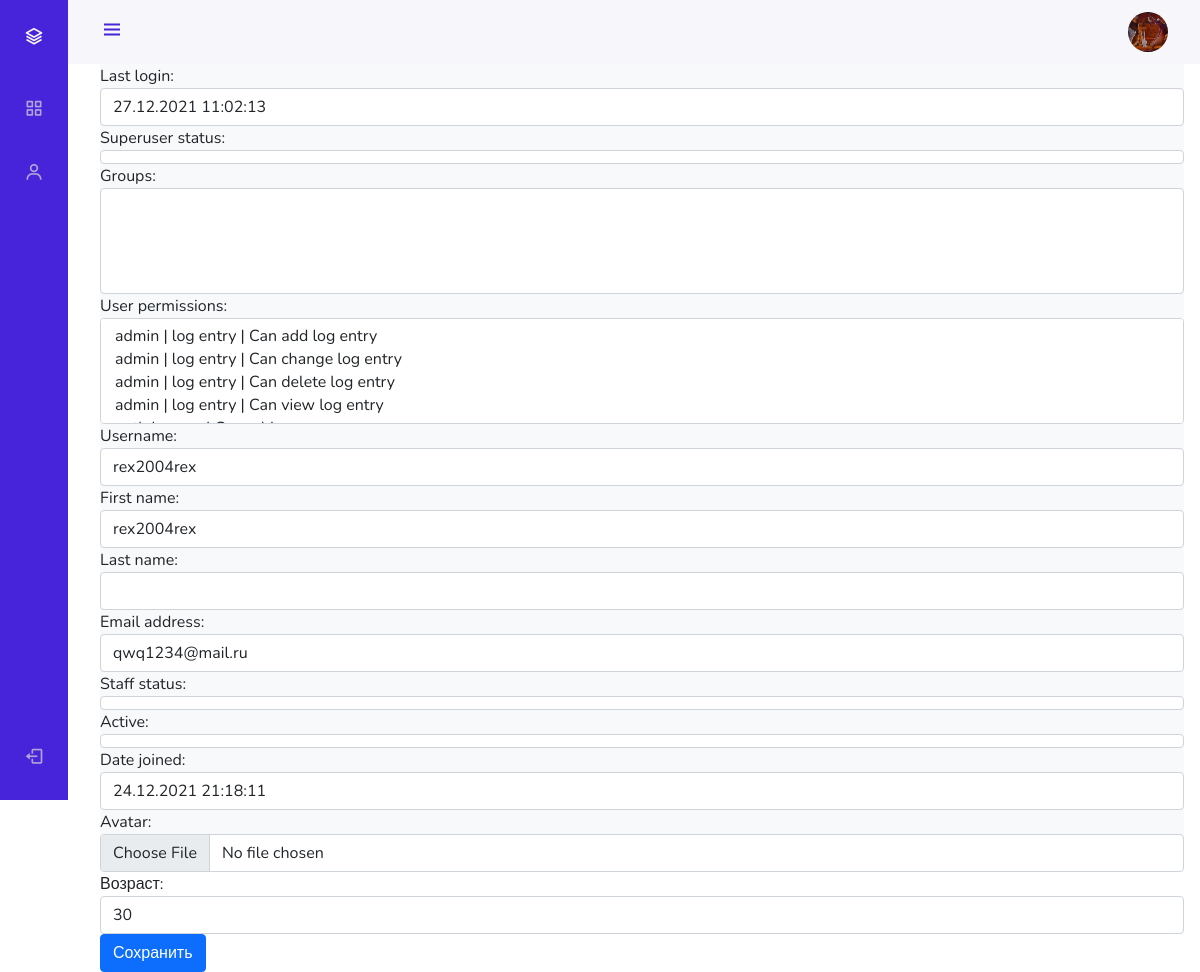
Page /admin_staff/users/update/3/ (signed in) on the earlier database version.
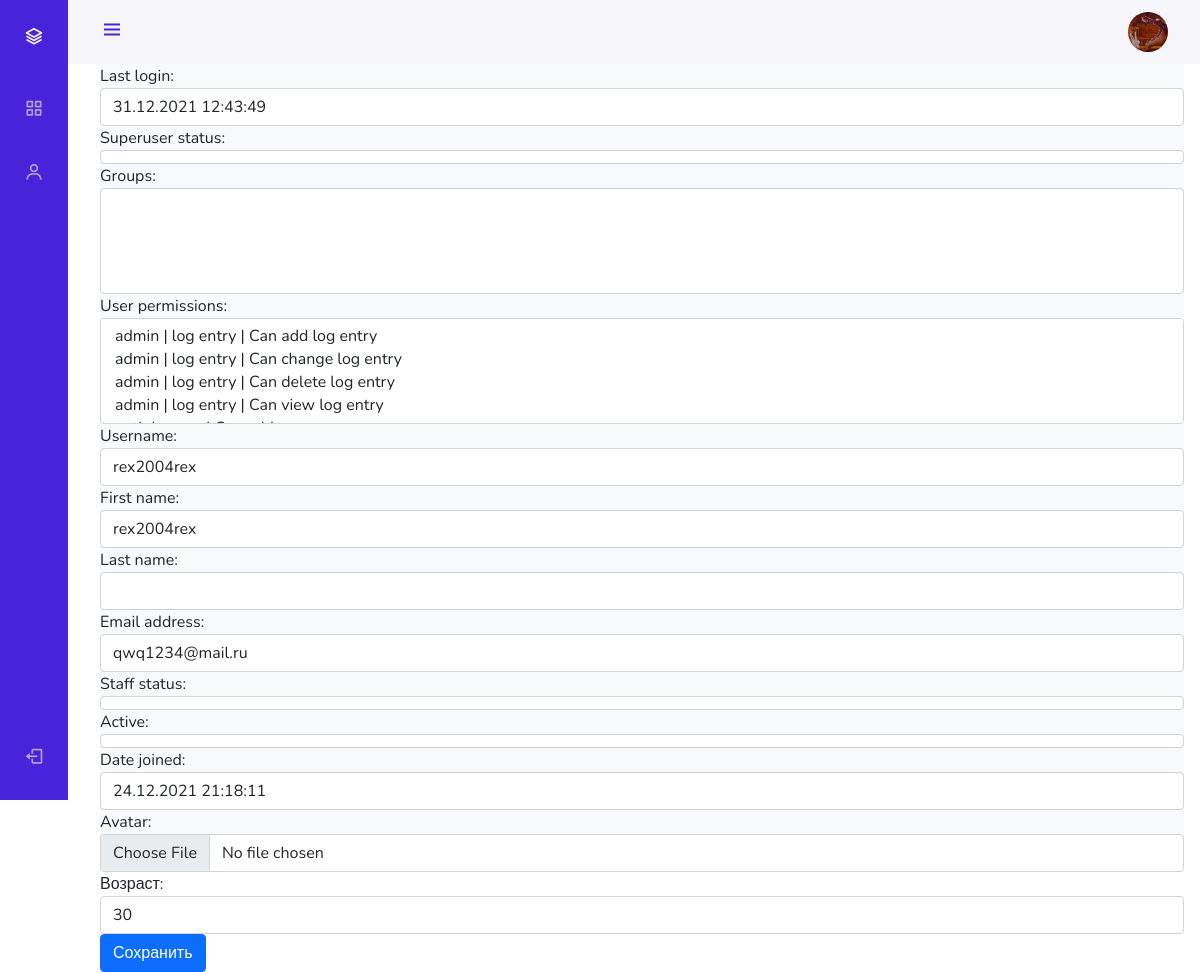
Same page on the later database version.
### authapp/models.py (models this page shows)
class ShopUser(AbstractUser):
    avatar = models.ImageField(upload_to='users_avatars', blank=True)
    age = models.PositiveIntegerField(verbose_name='возраст')

### adminapp/views.py (the view)
# urls.py: path('users/update/<int:pk>/', adminapp.user_update, name='user_update'),
@user_passes_test(lambda u: u.is_superuser)
def user_update(request, pk):
    title = 'пользователи/редактирование'
    edit_user = get_object_or_404(ShopUser, pk=pk)
    if request.method == 'POST':
        edit_form = ShopUserAdminEditForm(request.POST, request.FILES, instance=edit_user)
        if edit_form.is_valid():
            edit_form.save()
            return HttpResponseRedirect(reverse('admin_staff:user_update', args=[edit_user.pk]))
    else:
        edit_form = ShopUserAdminEditForm(instance=edit_user)
    context = {
        'title': title,
        'user_form': edit_form,
    }
    return render(request, 'adminapp/user_update.html', context)

### adminapp/forms.py
class ShopUserAdminEditForm(ShopUserEditForm):
    class Meta:
        model = ShopUser
        fields = '__all__'

### adminapp/templates/adminapp/user_update.html (shortened to what this page needs)
{% extends 'adminapp/base.html' %}
{% load static %}
{% block content %}
    <form class="form-horizontal" method="post" enctype="multipart/form-data">
        {{ user_form }}
      <button type="submit" class="btn btn-primary">Сохранить</button>
    </form>
{% endblock %}

### adminapp/templates/adminapp/base.html (shortened to what this page needs)
<!DOCTYPE html>
{% load static %}
<html>
<head>
    <link href="https://cdn.jsdelivr.net/npm/bootstrap@5.0.0-beta3/dist/css/bootstrap.min.css" rel="stylesheet">
    <link rel="stylesheet" type="text/css" href="{% static 'adminapp/css/style.css' %}">
    <link rel="stylesheet" type="text/css"href='https://cdn.jsdelivr.net/npm/boxicons@latest/css/boxicons.min.css'>
    <link rel="stylesheet" type="text/css" href="https://cdnjs.cloudflare.com/ajax/libs/font-awesome/6.0.0-beta2/css/all.min.css">
</head>
<body id="body-pd">
<header class="header" id="header">
    <div class="header_toggle"><i class='bx bx-menu' id="header-toggle"></i></div>
    <div class="header_img"><img src="/media/{{ user.avatar|default:'avatar.png' }}" alt=""></div>
</header>
<div class="l-navbar" id="nav-bar">
    <nav class="nav">
        <div>
            <a href="{% url 'index' %}" class="nav_logo">
                <i class='bx bx-layer nav_logo-icon'></i>
            </a>
            {% include 'adminapp/inludes/inc_admin_menu.html' %}
        </div>
        <a href="{% url 'auth:logout' %}" class="nav_link"> <i class='bx bx-log-out nav_icon'></i> <span class="nav_name">Выход</span> </a>
    </nav>
</div>
<div class="height-100 bg-light">
    {% block content %}
    {% endblock %}
</div>
</body>
</html>

Differences in the rows shown:
changed ShopUser (number 1 of 2 on the later page): avatar: a different picture
changed ShopUser "rex2004rex": last_login "27.12.2021 11:02:13" → "31.12.2021 12:43:49"
